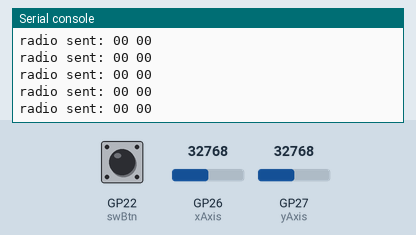
This program was run on a simulated Raspberry Pi Pico running MicroPython. Shown: the last lines printed to the serial console. The test bench sets the inputs (shaded band); at power-on: GP26 (xAxis) = 32768, GP27 (yAxis) = 32768, GP22 (swBtn) HIGH (analog values on the 0–65535 scale). No radio messages arrive unless stated (any console line starting 'radio sent:' is added by the test bench).

Above: at 1.2 s.
1.3 s: GP26 (xAxis) set to 45874
At 2.3 s:
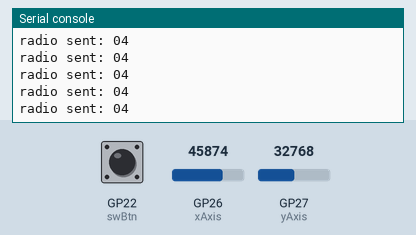
2.8 s: GP27 (yAxis) set to 45874
At 3.6 s:
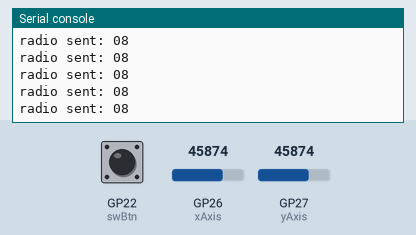
4.3 s: GP26 (xAxis) set to 32767
At 5.3 s:
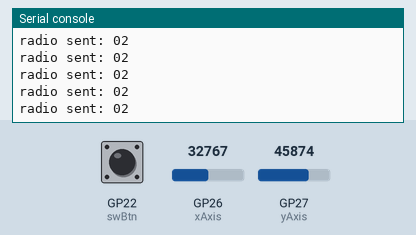
5.8 s: GP27 (yAxis) set to 19660
At 6.5 s:
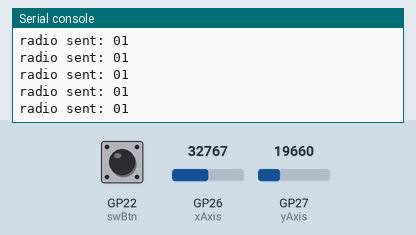
7.3 s: GP26 (xAxis) set to 19660
At 8.2 s:
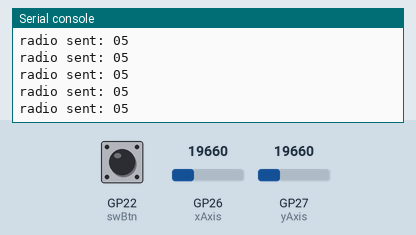
8.8 s: GP27 (yAxis) set to 32767
At 9.4 s:
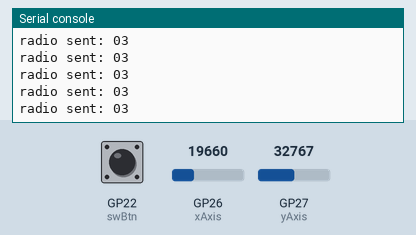
Timing chart, 0 to 11.3 s (numbered marks = the images above; inputs shaded):
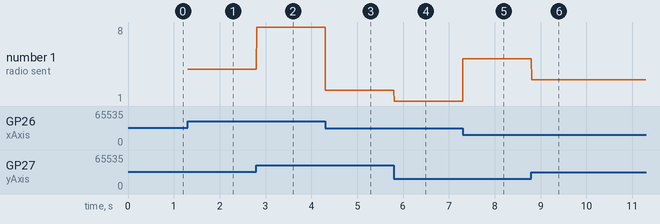

Measured:
- after the input at 1.3 s, the serial console: prints a new line at once (image 1)
- after the input at 2.8 s, the serial console: prints a new line at once (image 2)
- after the input at 4.3 s, the serial console: prints a new line at once (image 3)
- after the input at 5.8 s, the serial console: prints a new line at once (image 4)
- after the input at 7.3 s, the serial console: prints a new line at once (image 5)
- after the input at 8.8 s, the serial console: prints a new line at once (image 6)
- plotted number 1: 4 → 8 after the input at 2.8 s, 8 → 2 after the input at 4.3 s, 2 → 1 after the input at 5.8 s, 1 → 5 after the input at 7.3 s, 5 → 3 after the input at 8.8 s

The program:

main.py
```python
"""
PICO 2 - Joystick Controller with NRF24L01 TX

Wiring:
  Joystick:
    VRX  -> GP26 (ADC0)
    VRY  -> GP27 (ADC1)
    SW   -> GP22
    GND  -> GND
    VCC  -> 3.3V

  NRF24L01:
    VCC  -> 3.3V
    GND  -> GND
    CE   -> GP6
    CSN  -> GP5
    SCK  -> GP2
    MOSI -> GP3
    MISO -> GP4
    IRQ  -> GP7 (chưa dùng)
"""

from machine import SPI, Pin
import utime
from nrf24l01 import NRF24L01
from joy import get_direction, get_button

# ===== NRF24L01 SETUP ======
spi = SPI(
    0,
    baudrate=10_000_000,
    polarity=0,
    phase=0,
    sck=Pin(2),
    mosi=Pin(3),
    miso=Pin(4),
)
csn = Pin(5, mode=Pin.OUT, value=1)
ce  = Pin(6, mode=Pin.OUT, value=0)

nrf = NRF24L01(spi, csn, ce, channel=46, payload_size=2)

# TX address - must match RX address on the receiver side
TX_ADDRESS = b'\xe7\xe7\xe7\xe7\xe7'
nrf.open_tx_pipe(TX_ADDRESS)
nrf.stop_listening()

# ===== DIRECTION LABELS (for debug output) =====
DIR_LABELS = {
    0: "CENTER",
    1: "UP",
    2: "DOWN",
    3: "LEFT",
    4: "RIGHT",
    5: "UP_LEFT",
    6: "UP_RIGHT",
    7: "DOWN_LEFT",
    8: "DOWN_RIGHT",
}

print("Controller ready. Transmitting on channel 46...")

SEND_INTERVAL_MS = 5   # ~200 Hz — gửi liên tục để xe phản hồi tức thì
last_send_ms = 0
prev_direction = -1
prev_button = -1

while True:
    direction = get_direction()
    button    = get_button()
    now = utime.ticks_ms()

    if utime.ticks_diff(now, last_send_ms) >= SEND_INTERVAL_MS:
        try:
            nrf.send(bytes([direction, button]))
        except OSError:
            pass
        if direction != prev_direction or button != prev_button:
            print("TX -> dir:", DIR_LABELS.get(direction, direction), "| btn:", button)
            prev_direction = direction
            prev_button    = button
        last_send_ms = now
```

joy.py
```python
from machine import ADC, Pin
import utime

# ===== DIRECTION CONSTANT =====
CENTER = 0
UP = 1
DOWN = 2
LEFT = 3
RIGHT = 4
UP_LEFT = 5
UP_RIGHT = 6
DOWN_LEFT = 7
DOWN_RIGHT = 8


# ===== JOYSTICK =====
xAxis = ADC(26)
yAxis = ADC(27)
swBtn = Pin(22, Pin.IN, Pin.PULL_UP)  # SW: active LOW

X_CENTER = 33736
Y_CENTER = 33736

DEADZONE = 5000


def get_direction():

    x = xAxis.read_u16()
    y = yAxis.read_u16()

    dx = x - X_CENTER
    dy = y - Y_CENTER

    if abs(dx) < DEADZONE and abs(dy) < DEADZONE:
        return CENTER

    if dx < -DEADZONE and dy < -DEADZONE:
        return UP_LEFT

    if dx > DEADZONE and dy < -DEADZONE:
        return UP_RIGHT

    if dx < -DEADZONE and dy > DEADZONE:
        return DOWN_LEFT

    if dx > DEADZONE and dy > DEADZONE:
        return DOWN_RIGHT

    if dy < -DEADZONE:
        return UP

    if dy > DEADZONE:
        return DOWN

    if dx < -DEADZONE:
        return LEFT

    if dx > DEADZONE:
        return RIGHT


def get_button():
    """Return 1 if button is pressed, 0 otherwise."""
    return 0 if swBtn.value() else 1
```
